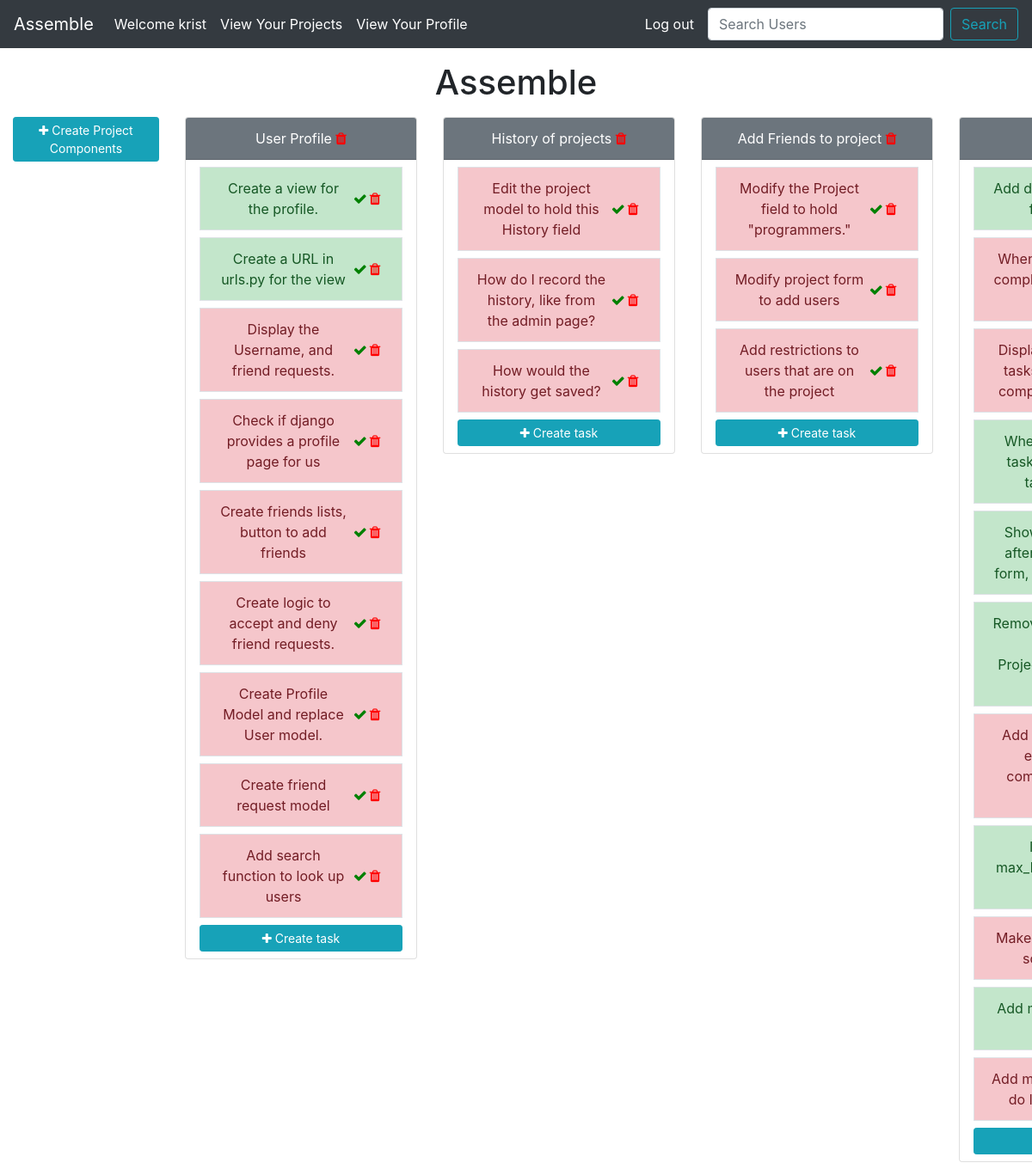
Before: /home/project-detail/assemble/ (signed in) with the older database file.
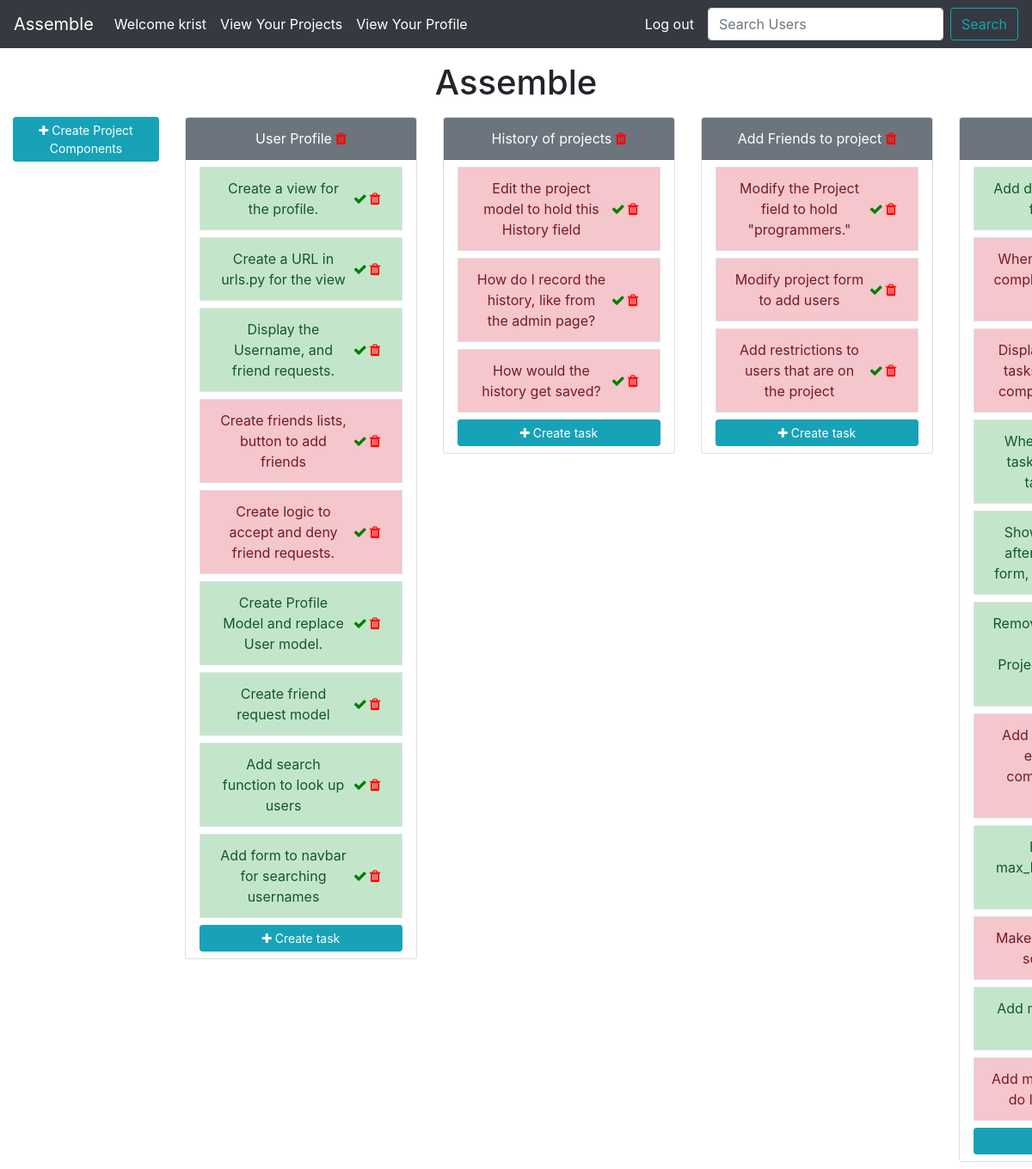
After: the same page with the newer database file.
### assemble/models.py (models this page shows, shortened)
class Project(models.Model):
    name = models.CharField(max_length=60)
    description = models.TextField(max_length=400)
    user = models.ManyToManyField(User)
    slug = models.SlugField(max_length=100,unique=True,blank=True,null=True)
    completed= models.BooleanField(default=False)
    def __str__(self):
        return self.name

class ProjectComponent(models.Model):
    name = models.CharField(max_length=200)
    description = models.CharField(max_length=200,blank=True)
    slug = models.SlugField(max_length=100,unique=True,blank=True,null=True)
    completed = models.BooleanField(default=False)
    task = models.ForeignKey('self',null=True,default=None,related_name="component",on_delete=models.CASCADE)
    project = models.ForeignKey(Project,on_delete=models.CASCADE)

### assemble/views.py (the view)
# urls.py: path('project-detail/<project_slug>/',project_detail_view,name="project-detail"),
@login_required
def project_detail_view(request,project_slug):
    project = Project.objects.filter(user=request.user).get(slug=project_slug)
    project_components = ProjectComponent.objects.filter(project__name=project).filter(task=None)
    context = {
        'project':project,
        'project_components':project_components,
    }
    return render(request,'assemble/project_detail.html',context)

### templates/assemble/project_detail.html (shortened to what this page needs)
{% extends 'assemble/base.html' %}
{% load crispy_forms_tags %}
{% block content %}
<div class="text-center my-3">
    <h1>{{ project.name }}</h1>
</div>
    <div class="row text-center flex-nowrap" style="overflow-x:auto;">
        <div class="col-md-2">
            <a class="btn btn-info btn-sm text-white mb-2" href="{% url 'project-component-create' project.slug %}"><i class="fa fa-plus"></i> Create Project Components</a>
        </div>
        {% for component in project_components %}
            <div class="col-md-3 mb-2">
                <div class="card text-white">
                    <div class="card-header bg-secondary mb-2">
                        {{ component.name }}  <a href="{% url 'delete-task' component.id%}"><span style="color:red;font-size:1rem;"><i class="fa fa-trash"></i></span></a>
                    </div>
                    <div class="list-group">
                        <ul class="list-group px-3">
                            {% for task in component.component.all %}
                                {% if task.completed == True %}
                                    <li class="list-group-item d-flex justify-content-between align-items-center border mb-2 rounded-0 list-group-item-success">
                                        {{task.name}}
                                        <span class="badge">
                                            <a href="{% url 'finish-task' task.id%}"><span style="color:green;font-size:1rem;"><i class="fa fa-check"></i></span></a>
                                            <a href="{% url 'delete-task' task.id%}"><span style="color:red;font-size:1rem;"><i class="fa fa-trash"></i></span></a>
                                        </span>
                                    </li>
                                {% else %}
                                    <li class="list-group-item d-flex justify-content-between align-items-center border mb-2 rounded-0 list-group-item-danger">
                                        {{task.name}}
                                        <span class="badge">
                                            <a href="{% url 'finish-task' task.id%}"><span style="color:green;font-size:1rem;"><i class="fa fa-check"></i></span></a>
                                            <a href="{% url 'delete-task' task.id%}"><span style="color:red;font-size:1rem;"><i class="fa fa-trash"></i></span></a>
                                        </span>
                                    </li>
                                {% endif %}
                            {% endfor %}
                            <button class="btn btn-info btn-sm text-white mb-2" data-toggle="modal" data-target="#component-{{component.slug}}">
                                <i class="fa fa-plus"></i> Create task
                            </button>
                        </ul>
                    </div>
                </div>
            </div>
        {% endfor %}
    </div>
{% endblock content %}

### templates/assemble/base.html (shortened to what this page needs)
<!DOCTYPE html>
{% load static %}
<html lang="en">
<head>
    <link rel="stylesheet" href="https://stackpath.bootstrapcdn.com/bootstrap/4.4.1/css/bootstrap.min.css">
    <link rel="stylesheet" href="https://stackpath.bootstrapcdn.com/font-awesome/4.7.0/css/font-awesome.min.css">
    <link rel="stylesheet" href="{% static 'css/navbar.css' %}">
</head>
<body>
    {% include 'assemble/navbar_horizontal.html' %}
    <div class="container-fluid" >
        <div class="row" >
            <div class="col">
                {% block content %}
                {% endblock content %}
            </div>
        </div>
    </div>
</body>
</html>

### templates/assemble/navbar_horizontal.html (shortened to what this page needs)
<nav class="navbar navbar-expand-lg navbar-light bg-dark">
    <a class="navbar-brand text-white" href="{% url 'home' %}">
        Assemble
    </a>
    <ul class="navbar-nav mr-auto">
        <li class="nav-item active">
            <a class="nav-link disabled text-white"> Welcome {{ user.username }} </a>
        </li>
        {% if not user.is_authenticated %}
            <li class="nav-item">
                <a class="nav-link text-white" href="{% url 'login' %}">Login</a>
            </li>
            <li class="nav-item">
                <a class="nav-link text-white" href="{% url 'sign-up' %}">Sign up</a>
            </li>
        </ul>
        {% else %}
            <li class="nav-item">
                <a class="nav-link text-white" href="{% url 'project-list' %}">
                    View Your Projects
                </a>
            </li>
            <li class="nav-item">
                <a class="nav-link text-white" href="{% url 'profile' %}">
                    View Your Profile
                </a>
            </li>
        </ul>
        <a class="nav-link text-white navbar-text" href="{% url 'logout' %}">Log out</a>
        <form class="form-inline" method="post" action="{% url 'search-user' %}">
            <input class="form-control mr-sm-2" name="username" type="search" placeholder="Search Users" aria-label="Search">
            <button class="btn btn-outline-info my-2 my-sm-0" type="submit">Search</button>
        </form>
        {% endif %}
</nav>

### templates/assemble/modal_task_form.html (shortened to what this page needs)
{% load crispy_forms_tags %}

Changed rows visible on the page:
removed ProjectComponent: name "Check if django provides a profile page for us", shown under "User Profile"
changed ProjectComponent "Display the Username, and friend requests.": completed False → True (drawn)
changed ProjectComponent "Create Profile Model and replace User model.": completed False → True (drawn)
changed ProjectComponent "Create friend request model": completed False → True (drawn)
changed ProjectComponent "Add search function to look up users": completed False → True (drawn)
added ProjectComponent: name "Add form to navbar for searching usernames", shown under "User Profile"
